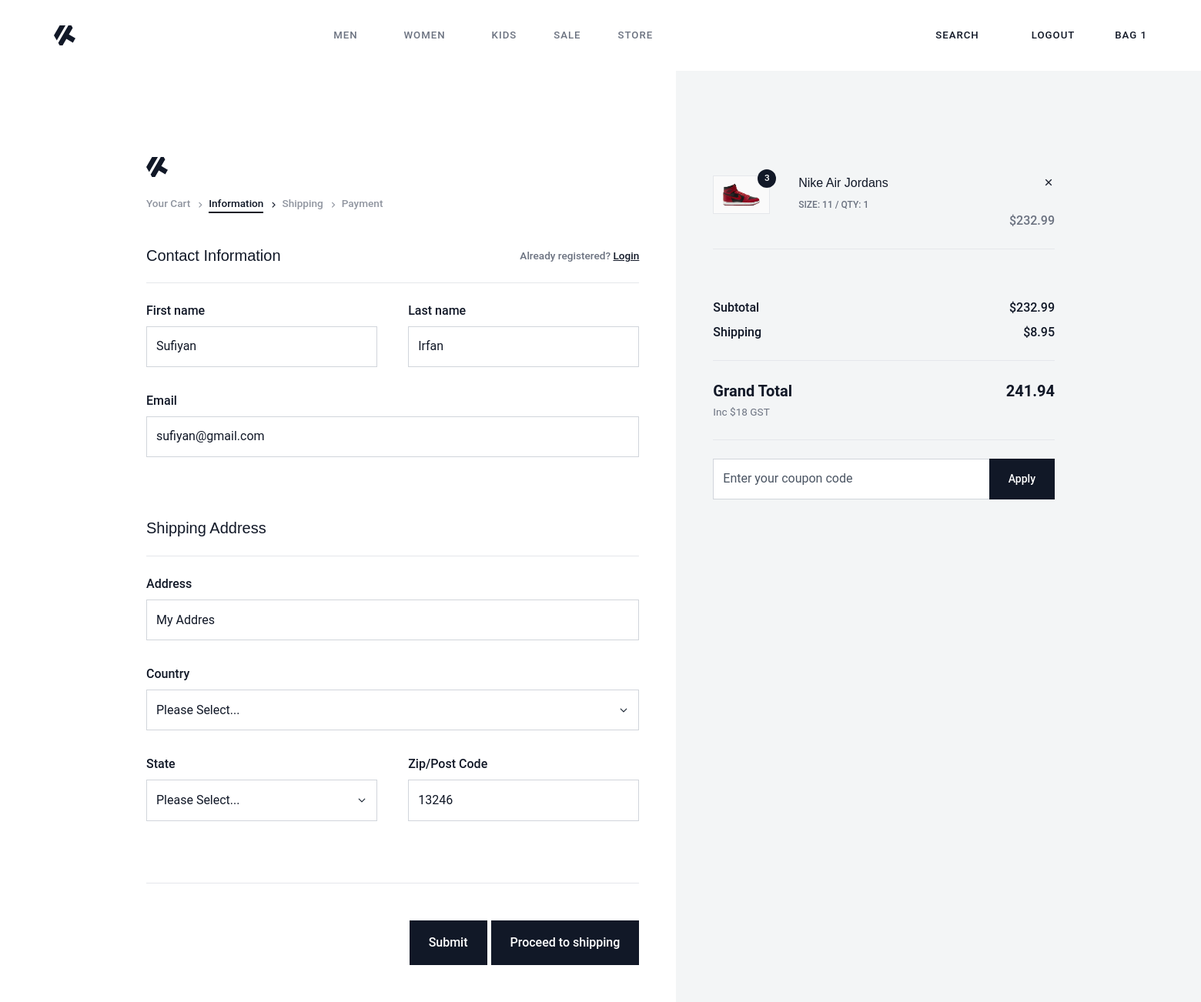
The app's page /checkout/ (signed in), older data.
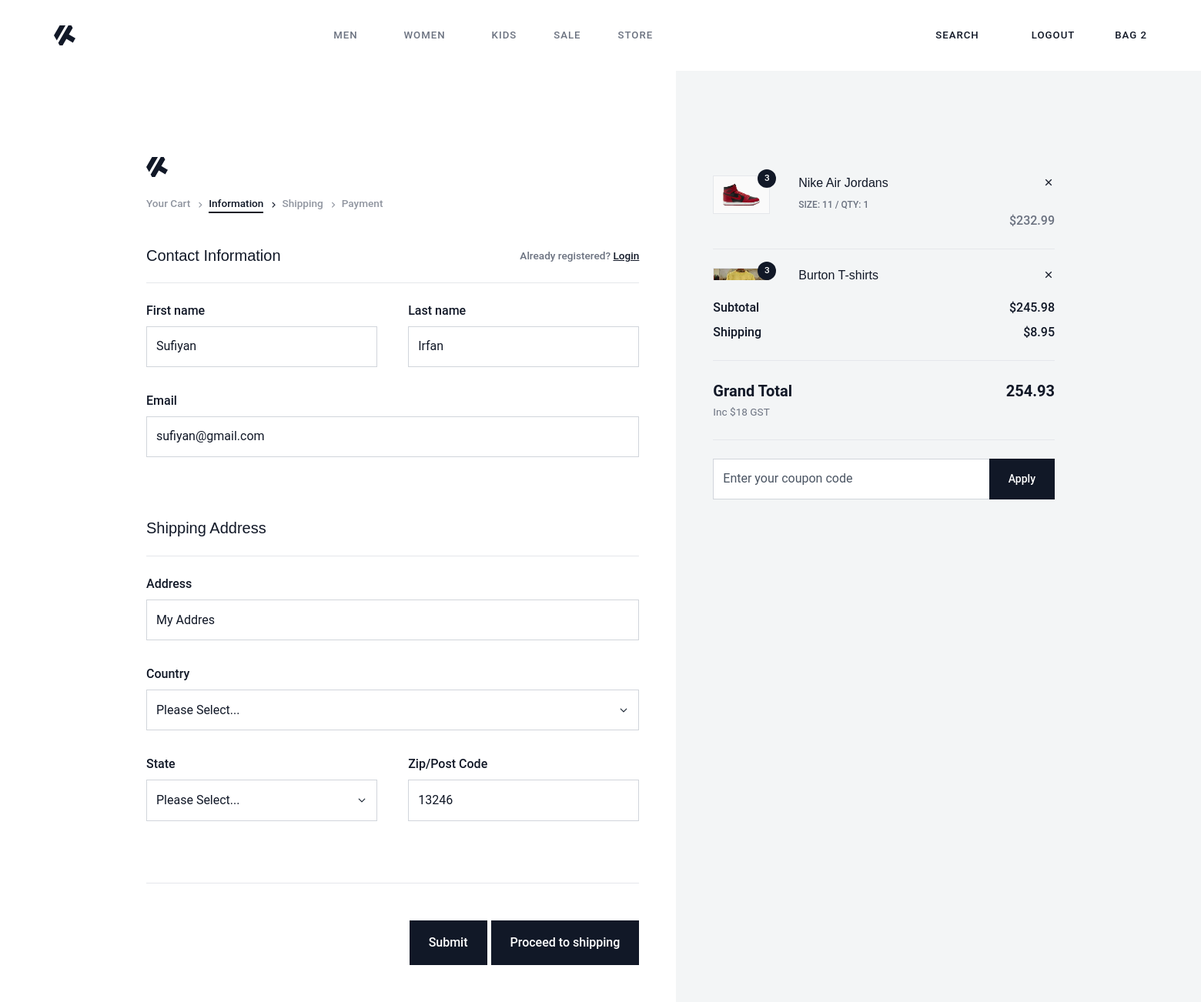
The same page, newer data.
### account/models.py (models this page shows, shortened)
class Account(AbstractBaseUser):
    first_name=models.CharField(max_length=100)
    last_name=models.CharField(max_length=100)
    email=models.EmailField(max_length=100,unique=True)
    phone_number=models.CharField(max_length=20)
    address=models.TextField(max_length=500)
    country=models.CharField(max_length=20,null=True,blank=True)
    state=models.CharField(max_length=20,null=True,blank=True)
    zip_code=models.CharField(max_length=20,null=True,blank=True)
    date_joined=models.DateTimeField(auto_now_add=True)
    last_login=models.DateTimeField(auto_now_add=True)
    is_admin=models.BooleanField(default=False)
    is_staff=models.BooleanField(default=False)
    is_active=models.BooleanField(default=False)
    USERNAME_FIELD='email'
    REQUIRED_FIELDS=['first_name','last_name']
    objects=MyAccountManager()
    @property
    def get_cart_count(self):
        from store_app.models import CartItems
        return CartItems.objects.filter(cart__is_paid=False,cart__user=self.id).count()
    @property
    def get_cart_items(self):
        from store_app.models import CartItems,Cart
        cart_items = CartItems.objects.filter(cart__is_paid=False,cart__user = self.id)
        cart = Cart.objects.filter(user=self.id).first()
        return cart_items

### store_app/models.py (models this page shows, shortened)
class CartItems(models.Model):
    cart = models.ForeignKey(Cart,on_delete=models.CASCADE,related_name="cart_items")
    product = models.ForeignKey(Product,on_delete=models.SET_NULL,null=True,blank=True)
    color_variant = models.ForeignKey(ColorVariant,on_delete=models.SET_NULL,null=True,blank=True)
    size_variant = models.ForeignKey(SizeVariant,on_delete=models.SET_NULL,null=True,blank=True)
    def get_product_price(self):
        price = [self.product.price]
        if self.color_variant:
            color_variant_price = self.color_variant.price
            price.append(color_variant_price)
        if self.size_variant:
            size_variant_price = self.size_variant.price
            price.append(size_variant_price)
        total_price = sum(price)
        if total_price <= 0:
            total_price = 0
            return 0
        return round(total_price + 18, 2)

class Product(models.Model):
    product_name = models.CharField(max_length=100)
    price = models.FloatField()
    product_image = models.ImageField(upload_to="Product_Images")
    product_slug = models.SlugField(max_length=50,unique=True)
    color_variant = models.ManyToManyField(ColorVariant,blank=True)
    size_variant = models.ManyToManyField(SizeVariant,blank=True)
    stock=models.IntegerField()
    is_available=models.BooleanField(default=True)
    category=models.ForeignKey(Category,on_delete=models.CASCADE)
    brand = models.ForeignKey(Brand,on_delete=models.CASCADE,null=True,blank=True)
    created_date=models.DateTimeField(auto_now_add=True)
    modified_date=models.DateTimeField(auto_now=True)

class SizeVariant(models.Model):
    size_name = models.CharField(max_length=100)
    price = models.IntegerField(default=0)
    def __str__(self):
        return self.size_name

class Cart(models.Model):
    user = models.ForeignKey(Account,on_delete=models.CASCADE)
    coupon = models.ForeignKey(Coupon,on_delete=models.SET_NULL,null=True,blank=True)
    is_paid = models.BooleanField(default=False)
    def get_cart_total(self):
        cart_items = CartItems.objects.filter(cart__user=self.user)
        price = []
        for cart_item in cart_items:
            price.append(cart_item.product.price)
            if cart_item.color_variant:
                color_variant_price = cart_item.color_variant.price
                price.append(color_variant_price)
            if cart_item.size_variant:
                size_variant_price = cart_item.size_variant.price
                price.append(size_variant_price)
        total_price = sum(price)
        if total_price <= 0:
            total_price = 0
            return 0
        if self.coupon:
            if total_price > self.coupon.minimum_amount and not self.coupon.is_expired:
                total_price = total_price - self.coupon.discount_amount
                return round(total_price + 18,2)
        return round(total_price + 18, 2)

### store_app/views.py (the view)
# urls.py: path("checkout/",views.checkout,name="checkout"),
@login_required(login_url="login")
def checkout(request):
    cart_items = CartItems.objects.filter(cart__is_paid=False,cart__user = request.user)
    cart = Cart.objects.filter(user=request.user).first()
    grand_total = cart.get_cart_total() + 8.95
    context = {
        "cart_items":cart_items,
        "cart":cart,
        "grand_total":round(grand_total,2)
    }
    return render(request,'checkout_pages/checkout.html',context)

### templates/checkout_pages/checkout.html (shortened to what the changed rows need)
{% extends "base.html" %}
{% load static %}
{% block content %}
    <section class="mt-0  vh-lg-100">
        <div class="container">
            <div class="row g-0 vh-lg-100">
                <div class="col-lg-7 pt-5 pt-lg-10">
                    <div class="pe-lg-5">
                        <div class="mt-5">
                      <form method='POST' action="{% url "update_shipping_address" %}">
                          <div class="row">
                            <div class="col-sm-6">
                              <div class="form-group">
                                <label for="firstNameBilling" class="form-label">First name</label>
                                <input type="text" name='fname' class="form-control" id="firstNameBilling" placeholder="" value="{{request.user.first_name}}" required>
                              </div>
                            </div>
                            <div class="col-sm-6">
                              <div class="form-group">
                                <label for="lastNameBilling" class="form-label">Last name</label>
                                <input type="text" name="lname" class="form-control" id="lastNameBilling" placeholder="" value="{{request.user.last_name}}" required>
                              </div>
                            </div>
                            <div class="col-12">
                              <div class="form-group">
                                <label for="email" class="form-label">Email</label>
                                <input type="email" name='email' class="form-control" id="email" value="{{request.user.email}}" required>
                              </div>
                            </div>
                          </div>
                          <div class="row">
                            <div class="col-12">
                              <div class="form-group">
                                <label for="address" class="form-label">Address</label>
                                <input type="text" class="form-control" name="address" id="address" placeholder="123 Some Street Somewhere" value="{{request.user.address}}" required>
                              </div>
                            </div>
                            <div class="col-md-6">
                              <div class="form-group">
                                <label for="zip" class="form-label">Zip/Post Code</label>
                                <input type="text" class="form-control" name="zip_code" id="zip" value="{{request.user.zip_code}}" required="">
                              </div>
                            </div>
                          </div>
                        </div>
                    </div>
                </div>
                <div class="col-12 col-lg-5 bg-light pt-lg-10 aside-checkout pb-5 pb-lg-0 my-5 my-lg-0">
                    <div class="p-4 py-lg-0 pe-lg-0 ps-lg-5">
                        <div class="pb-3" style="overflow:auto;height:20vh">
                          {% for cart_item in cart_items %}
                            <div class="row mx-0 py-4 g-0 border-bottom">
                                <div class="col-2 position-relative">
                                        <span class="checkout-item-qty">3</span>
                                    <picture class="d-block border">
                                        <img class="img-fluid" src="{{cart_item.product.product_image.url}}" alt="HTML Bootstrap Template by Pixel Rocket">
                                    </picture>
                                </div>
                                <div class="col-9 offset-1">
                                    <div>
                                        <h6 class="justify-content-between d-flex align-items-start mb-2">
                                          {{cart_item.product.product_name}}
                                          <a href="{% url "remove_cart_item" cart_item.id %}?next_page=checkout" style="text-decoration:none;"><i class="ri-close-line ms-3"></i></a>
                                        </h6>
                                        <span class="d-block text-muted fw-bolder text-uppercase fs-9">Size: {{cart_item.size_variant}} / Qty: 1</span>
                                    </div>
                                    <p class="fw-bolder text-end text-muted m-0">${{cart_item.get_product_price}}</p>
                                </div>
                            </div>
                          {% endfor %}
                        </div>
                        <div class="py-4 border-bottom">
                            <div class="d-flex justify-content-between align-items-center mb-2">
                                <p class="m-0 fw-bolder fs-6">Subtotal</p>
                                <p class="m-0 fs-6 fw-bolder">${{cart.get_cart_total}}</p>
                            </div>
                        </div>
                        <div class="py-4 border-bottom">
                            <div class="d-flex justify-content-between">
                                <div>
                                    <p class="m-0 fw-bold fs-5">Grand Total</p>
                                    <span class="text-muted small">Inc $18 GST</span>
                                </div>
                                <p class="m-0 fs-5 fw-bold">{{grand_total}}</p>
                            </div>
                        </div>
                    </div>
                </div>
            </div>
        </div>
    </section>
{% endblock %}

### templates/includes/header.html (shortened to what this page needs)
{% load static %}
<nav class="navbar navbar-expand-lg navbar-light bg-white flex-column border-0  ">
    <div class="container-fluid">
        <div class="w-100">
            <div class="d-flex justify-content-between align-items-center flex-wrap">
                <a class="navbar-brand fw-bold fs-3 m-0 p-0 flex-shrink-0 order-0" href="{% url "home" %}">
                    <div class="d-flex align-items-center">
                        <svg class="f-w-7" xmlns="http://www.w3.org/2000/svg" viewBox="0 0 77.53 72.26"><path d="M10.43,54.2h0L0,36.13,10.43,18.06,20.86,0H41.72L10.43,54.2Zm67.1-7.83L73,54.2,68.49,62,45,48.47,31.29,72.26H20.86l-5.22-9L52.15,0H62.58l5.21,9L54.06,32.82,77.53,46.37Z" fill="currentColor" fill-rule="evenodd"/></svg>
                    </div>
                </a>
                <ul class="list-unstyled mb-0 d-flex align-items-center order-1 order-lg-2 nav-sidelinks">
                    <li class="d-none d-sm-block">
                        <span class="nav-link text-body search-trigger cursor-pointer">Search</span>
                    </li>
                    {% if request.user.is_authenticated %}
                        <li class="ms-1 d-none d-lg-inline-block">
                            <a class="nav-link text-body" href="{% url "logout" %}">
                                Logout
                            </a>
                        </li>
                    {% else %}
                    <li class="ms-1 d-none d-lg-inline-block">
                        <a class="nav-link text-body" href="{% url "login" %}">
                            Login
                        </a>
                    </li>
                    {% endif %}
                    <li class="ms-1 d-inline-block position-relative dropdown-cart">
                        <button class="nav-link me-0 disable-child-pointer border-0 p-0 bg-transparent text-body"
                            type="button">
                            Bag {{request.user.get_cart_count}}
                        </button>
                    </li>
                </ul>
                <div class="flex-shrink-0 collapse navbar-collapse navbar-collapse-light w-auto flex-grow-1 order-2 order-lg-1"
                    id="navbarNavDropdown">
                    <ul class="navbar-nav mx-auto mb-2 mb-lg-0">
                        <li class="nav-item dropdown dropdown position-static">
                          <a class="nav-link dropdown-toggle" href="#" role="button" data-bs-toggle="dropdown" aria-expanded="false">
                            Men
                          </a>
                        </li>
                        <li class="nav-item dropdown">
                            <a class="nav-link dropdown-toggle" href="#" role="button" data-bs-toggle="dropdown" aria-expanded="false">
                              Women
                            </a>
                          </li>
                          <li class="nav-item">
                            <a class="nav-link" href="./category.html" role="button">
                              Kids
                            </a>
                          </li>
                          <li class="nav-item">
                            <a class="nav-link" href="./category.html" role="button">
                              Sale
                            </a>
                          </li>
                          <li class="nav-item">
                            <a class="nav-link" href="{% url "store" %}" role="button">
                              Store
                            </a>
                          </li>
                      </ul>
                </div>
            </div>
        </div>
    </div>
</nav>

Row changes from the older to the newer data that the page shows:
changed Account "Sufiyan": user.get_cart_count "1" → "2"
added CartItems: product.product_image (picture), product.product_name "Burton T-shirts"
computed for Cart: get_cart_total "232.99" → "245.98"
Text that changed along with them:
{{ grand_total }}: "241.94" → "254.93"
